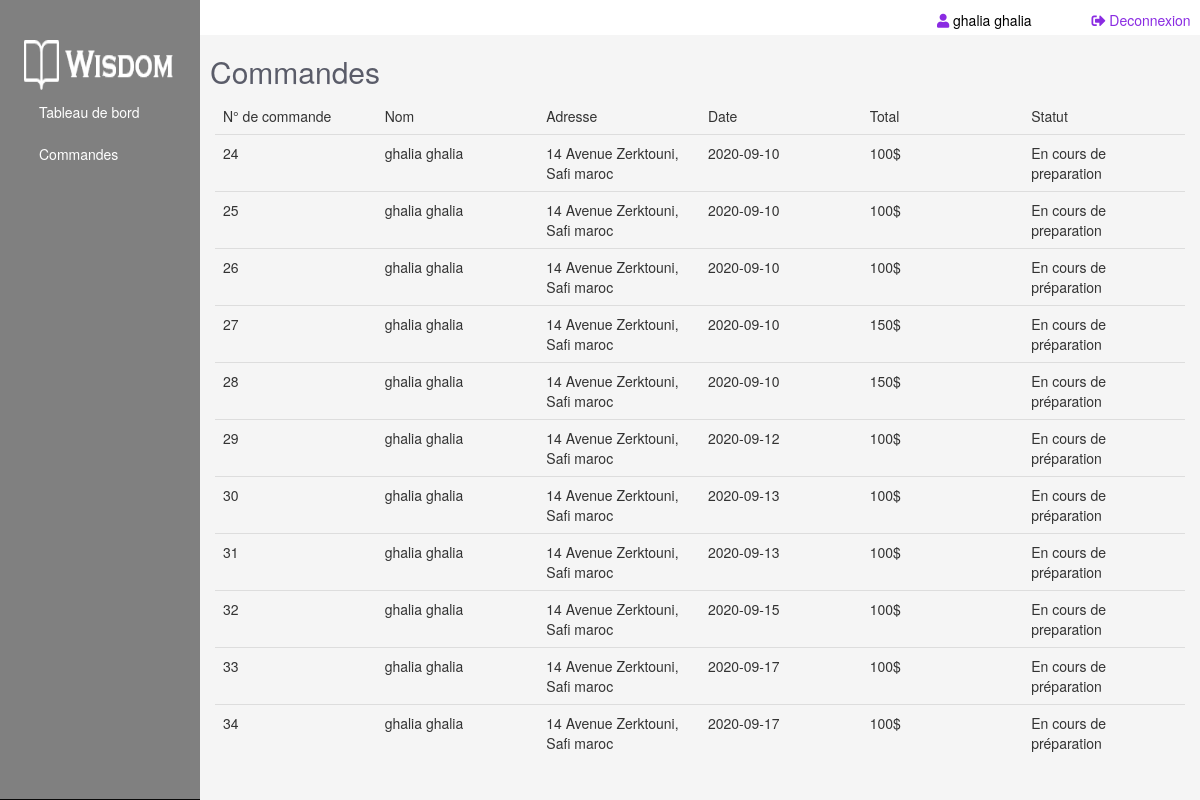
The app's page /Code/php/dash-commandes.php (signed in) with its own data.
### tables this page shows
CREATE TABLE `commande` (
  `id` int(100) NOT NULL,
  `id_user` int(100) NOT NULL,
  `total` int(100) NOT NULL,
  `date` date NOT NULL,
  `adresse` varchar(200) NOT NULL,
  `statut` varchar(100) NOT NULL DEFAULT 'En cours de préparation '
);

CREATE TABLE `users` (
  `id` int(100) NOT NULL,
  `firstname` varchar(100) NOT NULL,
  `lastname` varchar(100) NOT NULL,
  `email` varchar(100) NOT NULL,
  `password` varchar(100) NOT NULL,
  `statut` varchar(100) NOT NULL
);

### Code/php/dash-commandes-back.php (called while the page is built, shortened)
<?php
include "../Classes/cart.php";
if(!$_SESSION['login'])
header("Location: login.php");
else {
 $cart=new cart();
 $res=$cart->Affichercmddashbord();
}
?>

### Code/Classes/dbconnect.php (called while the page is built, shortened)
<?php
class DB_con
{
function __construct()
{
$con = mysqli_connect(DB_SERVER,DB_USER,DB_PASS,DB_NAME);
$this->dbh=$con;
}
}
 ?>

### Code/Classes/cart.php (called while the page is built, shortened)
<?php
include 'dbconnect.php';
    class cart extends DB_con{
    public function Afficheruser($id_user){
        $qr = $this->dbh->query("SELECT firstname,lastname FROM users WHERE id='$id_user' ");
        return $qr;
    }
    public function Affichercmddashbord(){
        $qr = $this->dbh->query("SELECT * FROM commande ");
        return $qr;
    }
}
?>

### Code/php/dash-commandes.php (the view, shortened to what this page needs)
<?php
 include "dash-commandes-back.php";
?>
<!DOCTYPE html>
<html lang="en">
<head>
  <link rel="stylesheet" href="https://maxcdn.bootstrapcdn.com/bootstrap/3.4.1/css/bootstrap.min.css">
  <link rel="stylesheet" href="https://maxcdn.bootstrapcdn.com/font-awesome/4.5.0/css/font-awesome.min.css">
  <link rel="stylesheet" href="https://maxcdn.bootstrapcdn.com/font-awesome/4.6.3/css/font-awesome.min.css">
<link rel="stylesheet" href="https://cdnjs.cloudflare.com/ajax/libs/font-awesome/4.7.0/css/font-awesome.min.css">
  <link rel="stylesheet" href="https://pro.fontawesome.com/releases/v5.10.0/css/all.css"/>
  <link href="../css/style3.css" rel="stylesheet">
</head>
<body>
<div class="container cc">
  <div id="navbar" class="navbar navbar-inverse navbar-fixed-top">
    <div class="clearfix"></div>
    <div class="collapse navbar-collapse">
      <ul class="nav nav-stacked" id="menu-bar">
      <li><img src="../images/logo2.png"></li>
        <li><a href="dashbord.php">Tableau de bord</a></li>
        <li><a href="dash-commandes.php">Commandes</a></li>
      </ul>
    </div>
  </div>
</div>
<div class="cont">
<div class="topp">
<div class="row">
<div class="col-12">
 <p class="topp2">
 <?php
  if(isset($_SESSION['login'])){
    echo' <a class="nom" href="#"> <i class="fas fa-user"></i> '.$_SESSION['firstname'].' '.$_SESSION['firstname'].' </a>
    <div class="logout"> <a href="logout.php"> <i class="fas fa-sign-out-alt"></i> Deconnexion </a></p></div>';
  }
?>
</div>
</div>
</div>
<h2>  Commandes </h2>
<div class="container tb2">
<div class="table-responsive">
  <table class="table">
    <thead>
      <tr>
    <strong> <td> N° de commande </td></strong>
    <strong> <td> Nom </td></strong>
    <strong> <td> Adresse </td></strong>
    <strong> <td> Date </td></strong>
    <strong> <td> Total </td></strong>
    <strong> <td> Statut </td></strong>
      </tr>
    </thead>
    <tbody>
    <?php
    while($row = $res->fetch_assoc()){
      $client=$row['id_user'];
      $requser=$cart->Afficheruser($client);
      $row2 = $requser->fetch_assoc();
      $firstname=$row2['firstname'];
      $lastname=$row2['lastname'];
      echo '<tr>
        <td>'.$row['id'].'</td>
        <td>'.$firstname.' '.$lastname.' </td>
        <td>'.$row['adresse'].'</td>
        <td>'.$row['date'].'</td>
        <td>'.$row['total'].'$</td>
        <td>'.$row['statut'].'</td>
        <input type="hidden" id="custId" name="id" value="'.$row['id'].'>">
      </tr>';}
      ?>
    </tbody>
  </table>
</div>
</div>
</body>
</html>

### Code/css/style3.css (style rules this page uses)
html { font-family: ProximaNova, -apple-system, BlinkMacSystemFont, "Segoe UI", Roboto, "Helvetica Neue", Arial, sans-serif; font-size: 15px; font-weight: normal; line-height: 1.5; -webkit-text-size-adjust: 100%; color: #666; -webkit-font-smoothing: antialiased; -moz-osx-font-smoothing: grayscale; text-rendering: optimizeLegibility; }
.nom { margin-right: 50px; text-decoration: none; color: black; margin-top: -30px; }
.nom i { color: #8A2BE2; }
body, html { background-color: whitesmoke; width: 100%; height: 100%; overflow-x: hidden; }
.navbar-inverse { background-color: grey; }
.navbar-inverse li { margin-top: 20px; }
.navbar-inverse img { margin-left: 12%; width: 150px; height: 50px; }
.navbar-inverse a { color: white; margin-left: 12%; }
.topp { width: 100%; height: 35px; background-color: white; }
.tb2 { width: 100%; }
table { table-layout: fixed; }
.topp2 { margin-left: 73%; margin-top: 10px; }
.cont { margin-left: 200px; }
.cont h2 { margin-left: 10px; color: #5a5c69 !important; }
.logout { margin-left: 88%; margin-top: -30px; text-decoration: none; }
.logout a { color: #8A2BE2; }
.logout a i { color: #8A2BE2; }
i { color: black; }
@media (min-width: 768px) { #navbar { float: left; width: 200px; height: 100%; } }
@media (min-width: 768px) { .cc { margin-left: 25px; } }

### records on screen
commande: id "24", id_user.firstname "ghalia", id_user.lastname "ghalia", adresse "14 Avenue Zerktouni, Safi maroc", date "2020-09-10", total "100", statut "En cours de preparation"
commande: id "25", id_user.firstname "ghalia", id_user.lastname "ghalia", adresse "14 Avenue Zerktouni, Safi maroc", date "2020-09-10", total "100", statut "En cours de preparation"
commande: id "26", id_user.firstname "ghalia", id_user.lastname "ghalia", adresse "14 Avenue Zerktouni, Safi maroc", date "2020-09-10", total "100", statut "En cours de préparation"
commande: id "27", id_user.firstname "ghalia", id_user.lastname "ghalia", adresse "14 Avenue Zerktouni, Safi maroc", date "2020-09-10", total "150", statut "En cours de préparation"
commande: id "28", id_user.firstname "ghalia", id_user.lastname "ghalia", adresse "14 Avenue Zerktouni, Safi maroc", date "2020-09-10", total "150", statut "En cours de préparation"
commande: id "29", id_user.firstname "ghalia", id_user.lastname "ghalia", adresse "14 Avenue Zerktouni, Safi maroc", date "2020-09-12", total "100", statut "En cours de préparation"
commande: id "30", id_user.firstname "ghalia", id_user.lastname "ghalia", adresse "14 Avenue Zerktouni, Safi maroc", date "2020-09-13", total "100", statut "En cours de préparation"
commande: id "31", id_user.firstname "ghalia", id_user.lastname "ghalia", adresse "14 Avenue Zerktouni, Safi maroc", date "2020-09-13", total "100", statut "En cours de préparation"
commande: id "32", id_user.firstname "ghalia", id_user.lastname "ghalia", adresse "14 Avenue Zerktouni, Safi maroc", date "2020-09-15", total "100", statut "En cours de preparation"
commande: id "33", id_user.firstname "ghalia", id_user.lastname "ghalia", adresse "14 Avenue Zerktouni, Safi maroc", date "2020-09-17", total "100", statut "En cours de préparation"
commande: id "34", id_user.firstname "ghalia", id_user.lastname "ghalia", adresse "14 Avenue Zerktouni, Safi maroc", date "2020-09-17", total "100", statut "En cours de préparation"

### other values on screen
$_SESSION['firstname'] "ghalia"
